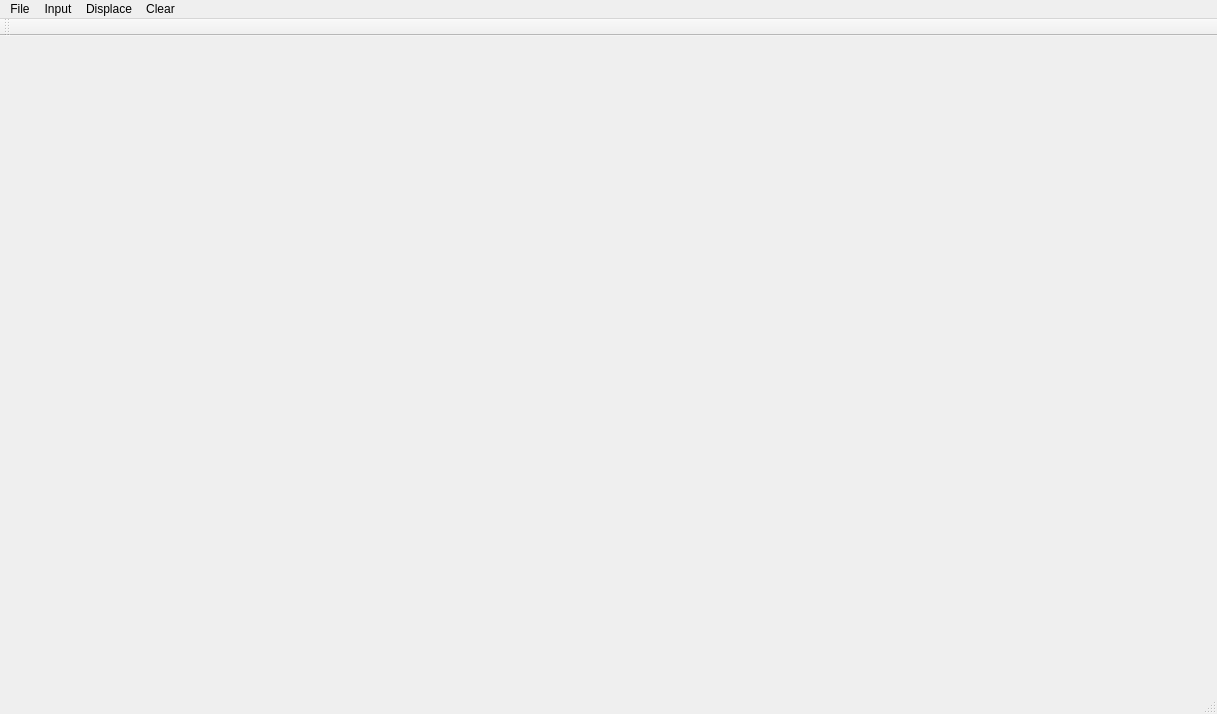
<?xml version="1.0" encoding="UTF-8"?>
<ui version="4.0">
 <class>MainForm</class>
 <widget class="QMainWindow" name="MainForm">
  <property name="geometry">
   <rect>
    <x>0</x>
    <y>0</y>
    <width>1217</width>
    <height>714</height>
   </rect>
  </property>
  <property name="windowTitle">
   <string>Energy minimizing splines</string>
  </property>
  <widget class="QWidget" name="centralwidget">
   <layout class="QHBoxLayout" name="horizontalLayout">
    <item>
     <widget class="Draw" name="Canvas" native="true"/>
    </item>
   </layout>
  </widget>
  <widget class="QMenuBar" name="menubar">
   <property name="geometry">
    <rect>
     <x>0</x>
     <y>0</y>
     <width>1217</width>
     <height>21</height>
    </rect>
   </property>
   <widget class="QMenu" name="menuFile">
    <property name="title">
     <string>File</string>
    </property>
    <addaction name="actionOpen_element"/>
    <addaction name="actionOpen_barrier"/>
    <addaction name="separator"/>
   </widget>
   <widget class="QMenu" name="menuDisplace">
    <property name="title">
     <string>Displace</string>
    </property>
    <addaction name="separator"/>
    <addaction name="actionDisplace"/>
    <addaction name="actionDisplace_2_elements"/>
    <addaction name="separator"/>
    <addaction name="actionSettings"/>
   </widget>
   <widget class="QMenu" name="menuInput">
    <property name="title">
     <string>Input</string>
    </property>
    <addaction name="actionElement_Barrier"/>
   </widget>
   <widget class="QMenu" name="menuClear_all">
    <property name="title">
     <string>Clear</string>
    </property>
    <addaction name="actionClear_all"/>
   </widget>
   <addaction name="menuFile"/>
   <addaction name="menuInput"/>
   <addaction name="menuDisplace"/>
   <addaction name="menuClear_all"/>
  </widget>
  <widget class="QStatusBar" name="statusbar"/>
  <widget class="QToolBar" name="toolBar">
   <property name="windowTitle">
    <string>toolBar</string>
   </property>
   <attribute name="toolBarArea">
    <enum>TopToolBarArea</enum>
   </attribute>
   <attribute name="toolBarBreak">
    <bool>false</bool>
   </attribute>
  </widget>
  <action name="actionOpen_element">
   <property name="text">
    <string>Open file with element</string>
   </property>
  </action>
  <action name="actionDisplace">
   <property name="text">
    <string>Displace 1 element</string>
   </property>
  </action>
  <action name="actionSettings">
   <property name="text">
    <string>Settings</string>
   </property>
  </action>
  <action name="actionElement_Barrier">
   <property name="checkable">
    <bool>true</bool>
   </property>
   <property name="text">
    <string>Element/Barrier</string>
   </property>
  </action>
  <action name="actionDisplace_2_elements">
   <property name="text">
    <string>Displace 2 elements</string>
   </property>
  </action>
  <action name="actionOpen_barrier">
   <property name="text">
    <string>Open file with barrier</string>
   </property>
  </action>
  <action name="actionClear_all">
   <property name="text">
    <string>Clear all</string>
   </property>
  </action>
 </widget>
 <customwidgets>
  <customwidget>
   <class>Draw</class>
   <extends>QWidget</extends>
   <header location="global">draw.h</header>
   <container>1</container>
  </customwidget>
 </customwidgets>
 <resources/>
 <connections/>
</ui>
